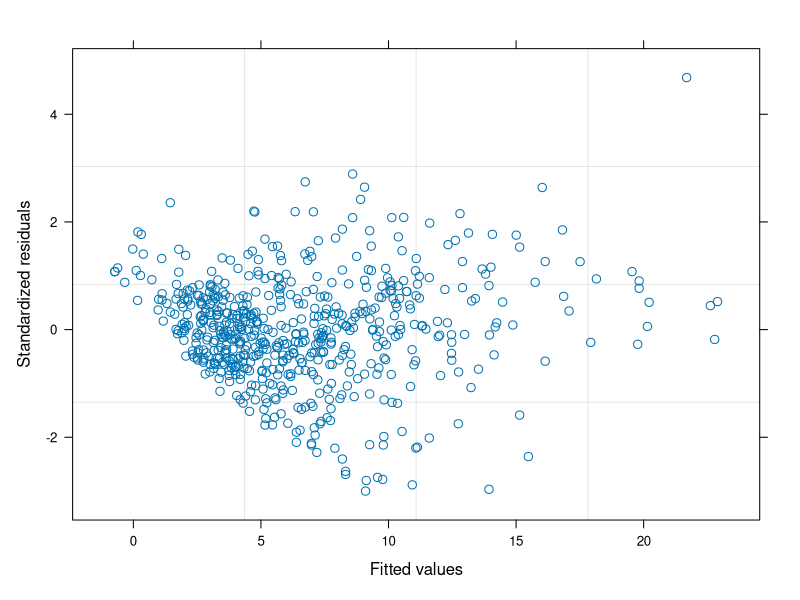
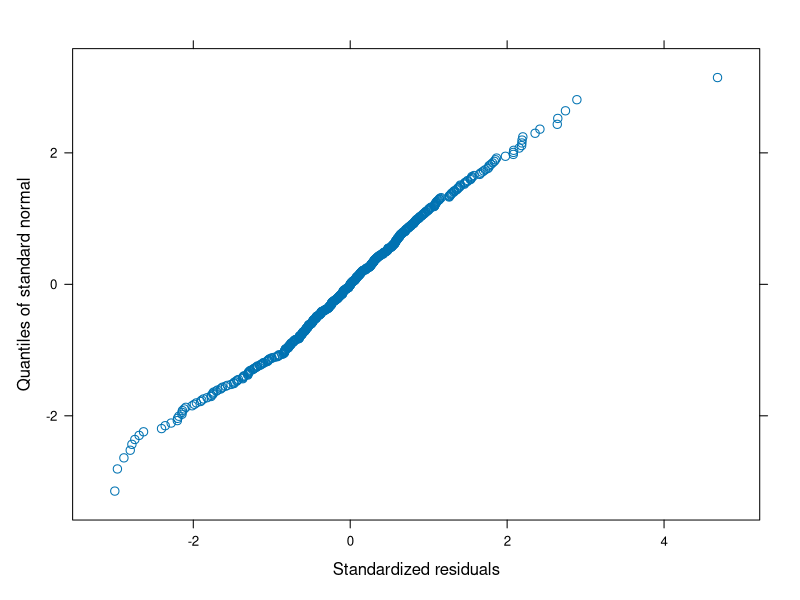

Source code (R) for these figures, in order: (Note: this script raises an error after producing the figures.)
### Lab 9 / Lect 15 example ###

library(here)
library(nlme)
library(tidyverse)

### Squid data ###
squid <- read.delim(here("data", "Lect15dat.txt"))

## Convert to numeric, remove last row
squid <- squid %>% mutate(fMonth = as.factor(MONTH)) %>%
                   mutate(weight = as.numeric(Testisweight)) %>%
                   mutate(DML = as.numeric(DML)) %>%
                   filter(weight > 1)

squid.pl <- squid %>% ggplot(aes(x = DML, y = weight)) + 
                            geom_point(aes(color = fMonth))

### syntax for random effects using nlme ###
## Just for demo, let's treat month as a random effect
squid.lme <- lme(weight ~DML, (random=~1|fMonth), data = squid)

### gls model ###
squid.gls <- gls(weight ~ DML*fMonth, data = squid)

## Model heterogeneous variance using nlme ##
# See syntax for other variance structures available in nlme in lecture notes
# Linear increase in variance with predictor
varfix <- varFixed(~DML)
squid.varfix <- gls(weight ~ DML*fMonth, weights=varfix, data = squid)

# use standardized (Pearson) residuals for residual plots of models with structured variance. Pearson residuals are scaled by the variance.
plot(squid.varfix) # note standardized residuals on y-axis
qqnorm(squid.varfix) # also produces standardized residuals
qqline(squid.varfix) # This won't work.

# If you want to visualize the 1:1 line on a qqnorm, specify the type of residuals
qqnorm(resid(squid.varfix, type = "pearson"))
qqline(resid(squid.varfix, type = "pearson"))
